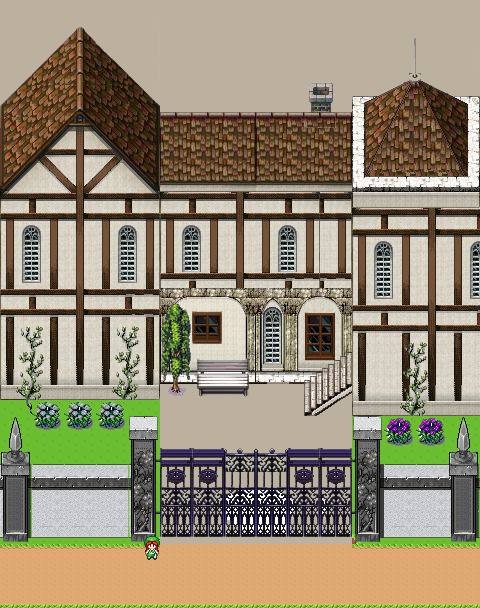

The image is a tile-based game level rendered from a .tmx file. Its description and source (layers, tilesets, objects; grid data summarised) follow:
An orthogonal 30x38 tile map with 16x16 px tiles, 5 tile layers (ground, object, details, meiLing, ...), 4 tilesets and 1 object.

<map version="1.10" tiledversion="1.11.2" orientation="orthogonal" renderorder="right-down" width="30" height="38" tilewidth="16" tileheight="16" infinite="0" nextlayerid="7" nextobjectid="2">
 <tileset firstgid="1" name="grass" tilewidth="16" tileheight="16" tilecount="100" columns="10">
  <image source="TILEMAPS.png" width="160" height="160" />
 </tileset>
 <tileset firstgid="101" name="mansion_nobg" tilewidth="16" tileheight="16" tilecount="1024" columns="32">
  <image source="nobg.png" width="512" height="512" />
 </tileset>
 <tileset firstgid="1125" name="road" tilewidth="16" tileheight="16" tilecount="1024" columns="32">
  <image source="galletcity.png" width="512" height="512" />
 </tileset>
 <tileset firstgid="2149" name="meiLing" tilewidth="16" tileheight="24" tilecount="1" columns="1">
  <image source="meiLing.png" width="16" height="24" />
  <tile id="0">
   <properties>
    <property name="collides" type="bool" value="true" />
   </properties>
  </tile>
 </tileset>
 <layer id="1" name="ground" width="30" height="38">
  <data>[1140 cells, 1140 non-empty, 8 distinct tile ids]</data>
 </layer>
 <layer id="2" name="object" width="30" height="38">
  <data>[1140 cells, 748 non-empty, 488 distinct tile ids]</data>
 </layer>
 <layer id="3" name="details" width="30" height="38">
  <data>[1140 cells, 133 non-empty, 69 distinct tile ids]</data>
 </layer>
 <layer id="5" name="meiLing" width="30" height="38">
  <data>[1140 cells, 1 non-empty, 1 distinct tile ids]</data>
 </layer>
 <layer id="6" name="gerbang" width="30" height="38">
  <data>[1140 cells, 72 non-empty, 48 distinct tile ids]</data>
 </layer>
 <objectgroup id="4" name="Interactables">
  <object id="1" x="-1.75" y="537" width="39.75" height="70.5">
   <properties>
    <property name="id" value="out" />
   </properties>
  </object>
 </objectgroup>
</map>
